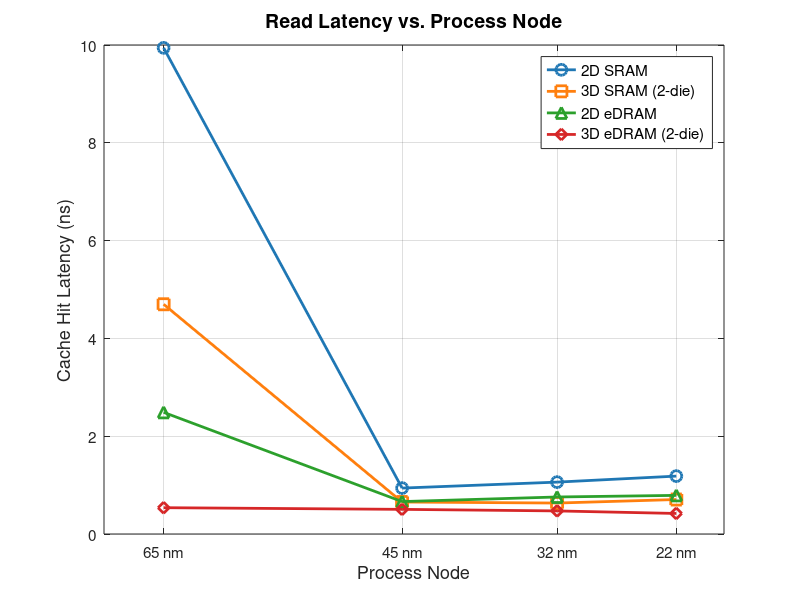

Write the MATLAB code that produced this figure.
% fig2_read_latency_vs_node.m
% Read Latency (Cache Hit Latency) vs. Process Node — ESE5760 Final Project
% Data: DESTINY simulation, 2MB / 256-bit / Assoc=1 / LOP / 350K / WriteEDP

nodes = [65, 45, 32, 22];   % nm

lat_2D_SRAM  = [9.942, 0.939, 1.061, 1.184];
lat_3D_SRAM  = [4.698, 0.654, 0.633, 0.705];
lat_2D_eDRAM = [2.488, 0.663, 0.757, 0.790];
lat_3D_eDRAM = [0.538, 0.504, 0.472, 0.420];

figure('Position', [100 100 700 500]);

plot(nodes, lat_2D_SRAM,  '-o', 'Color', [0.122 0.467 0.706], 'LineWidth', 2, 'MarkerSize', 8); hold on;
plot(nodes, lat_3D_SRAM,  '-s', 'Color', [1.000 0.498 0.055], 'LineWidth', 2, 'MarkerSize', 8);
plot(nodes, lat_2D_eDRAM, '-^', 'Color', [0.173 0.627 0.173], 'LineWidth', 2, 'MarkerSize', 8);
plot(nodes, lat_3D_eDRAM, '-d', 'Color', [0.839 0.153 0.157], 'LineWidth', 2, 'MarkerSize', 8);

set(gca, 'XDir', 'reverse', 'XTick', nodes, 'XTickLabel', {'65 nm','45 nm','32 nm','22 nm'}, 'FontSize', 11);
xlim([18 70]);
xlabel('Process Node', 'FontSize', 13);
ylabel('Cache Hit Latency (ns)', 'FontSize', 13);
title('Read Latency vs. Process Node', 'FontSize', 14, 'FontWeight', 'bold');
legend('2D SRAM', '3D SRAM (2-die)', '2D eDRAM', '3D eDRAM (2-die)', ...
       'Location', 'northeast', 'FontSize', 11);
grid on;
box on;

drawnow;
set(gcf, 'Renderer', 'painters');
print('-djpeg', '-r150', fullfile(fileparts(mfilename('fullpath')), '..', 'plots', 'fig2_read_latency_vs_node.jpg'));
